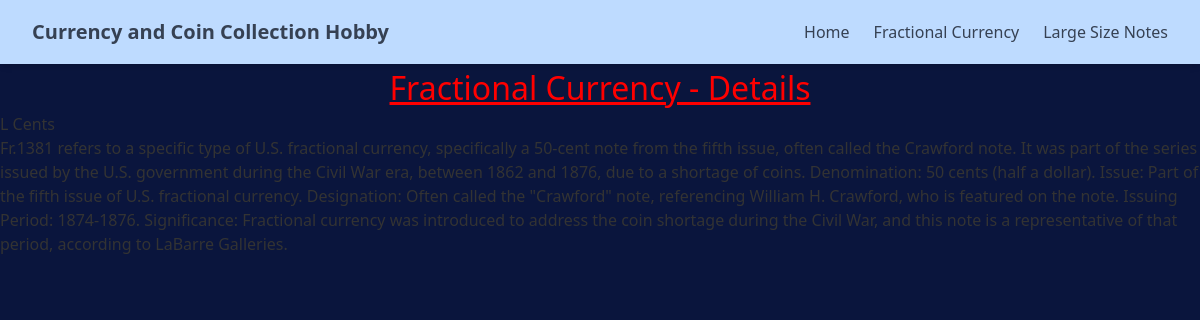
The page /fractional_currency/1/ on the database its author committed.
### fractional_currency/models.py (models this page shows, shortened)
class fractionalCurrencyVariety(models.Model):
    ISSUE_TYPE = [
        ('I', 'First Issue'),
        ('II', 'Second Issue'),
        ('III', 'Third Issue'),
        ('IV', 'Fourth Issue'),
        ('V', 'Fifth Issue'),
    ]
    CURRENCY_TYPE_CHOICE = [
        ('III', 'Three Cents'),
        ('V', 'Five Cents'),
        ('X', 'Ten Cents'),
        ('XV', 'Fifteen Cents'),
        ('XXV', 'Twenty Five Cents'),
        ('L', 'Fifty Cents'),
    ]
    name = models.CharField(max_length=100)
    year = models.CharField(max_length=100, default='2025')
    portrait = models.CharField(max_length=100, default='')
    fr_number = models.IntegerField(default=0, help_text="Fr Number.")
    price_paid = models.DecimalField(max_digits=10, decimal_places=2, default=0.00)
    image = models.ImageField(upload_to='fractional_currencies/')
    date_added = models.DateTimeField(default=timezone.now)
    type = models.CharField(max_length=5, choices=CURRENCY_TYPE_CHOICE)
    issue = models.CharField(max_length=5, choices=ISSUE_TYPE)
    description = models.TextField(default='')

### fractional_currency/views.py (the view)
# urls.py: path('<int:fractional_id>/', views.fractional_details, name='fractional_detail'),
def fractional_details(request, fractional_id):
    fractional = get_object_or_404(fractionalCurrencyVariety, pk=fractional_id)
    return render(request, 'fractional_currency/fractional_currency_detail.html', { 'fractional': fractional })

### fractional_currency/templates/fractional_currency/fractional_currency_detail.html (shortened to what this page needs)
{% extends "layout.html" %}
{% block content %}
<h1> Fractional Currency - Details </h1>
<h3>{{fractional.name}}</h3>
<p>{{fractional.description}}</p>
{% endblock %}

### static/style.css (style rules this page uses)
body { font-family: 'Segoe UI', Tahoma, Geneva, Verdana, sans-serif; margin: 0; background-color: #0a153d; color: #333; }
h1 { text-align: center; font-size: 2em; color: red; text-decoration: underline; }

### rows shown on the page
fractionalCurrencyVariety: name "L Cents", description "Fr.1381 refers to a specific type of U.S. fractional currency, specifically a 50-cent note from the fifth issue, often called the Crawford note. It was part of the series issued by the U.S. government during the Civil War era, between 1862 and 1876, due to a shortage of coins. Denomination: 50 cents (half a dollar). Issue: Part of the fifth issue of U.S. fractional currency. Designation: Often called the \"Crawford\" note, referencing William H. Crawford, who is featured on the note. Issuing Period: 1874-1876. Significance: Fractional currency was introduced to address the coin shortage during the Civil War, and this note is a representative of that period, according to LaBarre Galleries."
